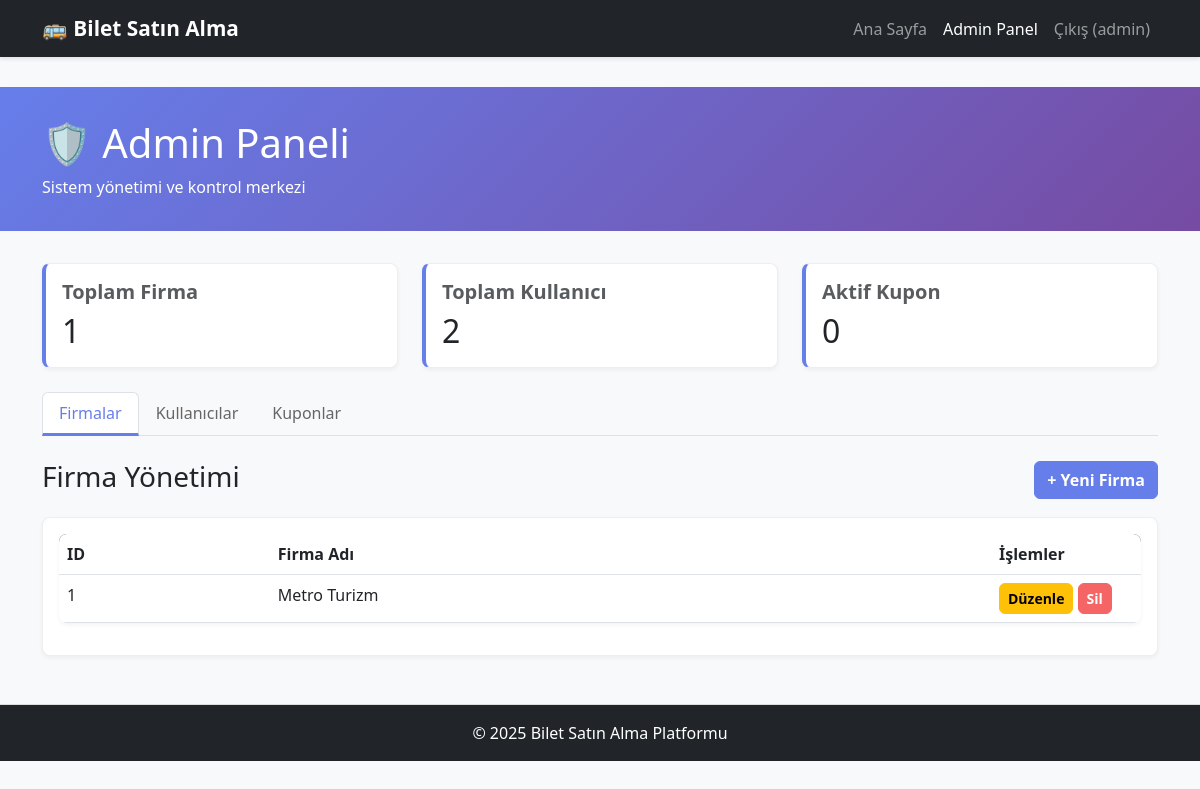
Page /admin_panel.php (signed in) on the earlier database version.
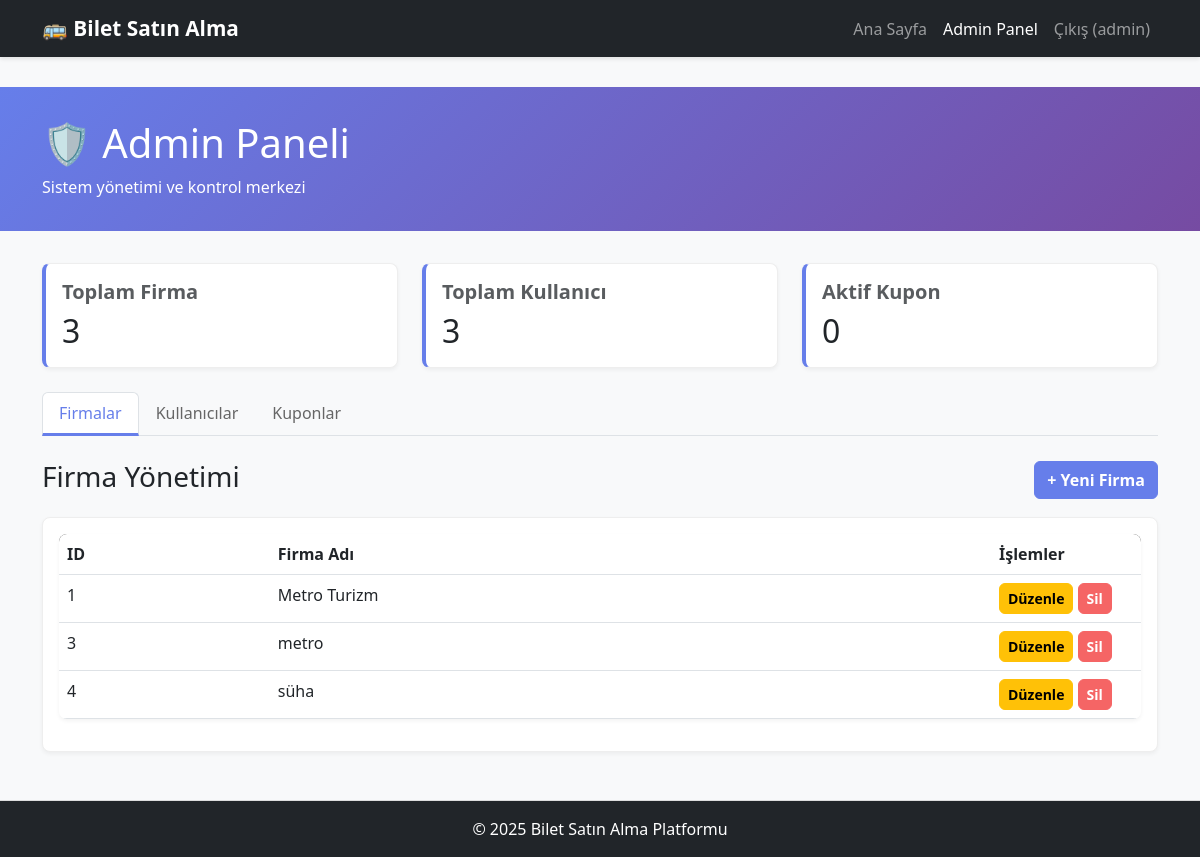
Same page on the later database version.
### tables this page shows
CREATE TABLE companies (
    id INTEGER PRIMARY KEY AUTOINCREMENT,
    name TEXT UNIQUE NOT NULL,
    contact_info TEXT,
    created_at DATETIME DEFAULT CURRENT_TIMESTAMP
);

### public/admin_panel.php (the view, shortened to what this page needs)
<?php
require_once __DIR__ . '/../src/database.php';
$view = $_GET['view'] ?? 'companies';
$action = $_GET['action'] ?? 'list';
$companies = $pdo->query("SELECT * FROM companies ORDER BY name ASC")->fetchAll(PDO::FETCH_ASSOC);
$users = $pdo->query("SELECT * FROM users ORDER BY username ASC")->fetchAll(PDO::FETCH_ASSOC);
$coupons = $pdo->query("SELECT * FROM coupons WHERE is_global = 1 ORDER BY expiry_date DESC")->fetchAll(PDO::FETCH_ASSOC);
?>
<!DOCTYPE html>
<html lang="tr">
<head>
    <link href="https://cdn.jsdelivr.net/npm/bootstrap@5.3.0/dist/css/bootstrap.min.css" rel="stylesheet">
    <link rel="stylesheet" href="css/style.css">
</head>
<body>
    <nav class="navbar navbar-expand-lg navbar-dark bg-dark">
        <div class="container">
            <a class="navbar-brand" href="index.php">🚌 Bilet Satın Alma</a>
            <div class="collapse navbar-collapse" id="navbarNav">
                <ul class="navbar-nav ms-auto">
                    <li class="nav-item">
                        <a class="nav-link" href="index.php">Ana Sayfa</a>
                    </li>
                    <li class="nav-item">
                        <a class="nav-link active" href="admin_panel.php">Admin Panel</a>
                    </li>
                    <li class="nav-item">
                        <a class="nav-link" href="logout.php">Çıkış (<?php echo htmlspecialchars($_SESSION['username']); ?>)</a>
                    </li>
                </ul>
            </div>
        </div>
    </nav>
    <div class="admin-header">
        <div class="container">
            <h1 class="mb-2">🛡️ Admin Paneli</h1>
            <p class="mb-0">Sistem yönetimi ve kontrol merkezi</p>
        </div>
    </div>
    <main class="container mb-5">
        <div class="row mb-4">
            <div class="col-md-4">
                <div class="card stats-card">
                    <div class="card-body">
                        <h5 class="card-title text-muted">Toplam Firma</h5>
                        <h2 class="mb-0"><?php echo count($companies); ?></h2>
                    </div>
                </div>
            </div>
            <div class="col-md-4">
                <div class="card stats-card">
                    <div class="card-body">
                        <h5 class="card-title text-muted">Toplam Kullanıcı</h5>
                        <h2 class="mb-0"><?php echo count($users); ?></h2>
                    </div>
                </div>
            </div>
            <div class="col-md-4">
                <div class="card stats-card">
                    <div class="card-body">
                        <h5 class="card-title text-muted">Aktif Kupon</h5>
                        <h2 class="mb-0"><?php echo count($coupons); ?></h2>
                    </div>
                </div>
            </div>
        </div>
        <ul class="nav nav-tabs mb-4">
            <li class="nav-item">
                <a class="nav-link <?php if ($view === 'companies') echo 'active'; ?>" href="?view=companies">Firmalar</a>
            </li>
            <li class="nav-item">
                <a class="nav-link <?php if ($view === 'users') echo 'active'; ?>" href="?view=users">Kullanıcılar</a>
            </li>
            <li class="nav-item">
                <a class="nav-link <?php if ($view === 'coupons') echo 'active'; ?>" href="?view=coupons">Kuponlar</a>
            </li>
        </ul>
        <div class="tab-content">
            <?php if ($view === 'companies'): ?>
                <?php if ($action === 'list'): ?>
                    <div class="d-flex justify-content-between align-items-center mb-3">
                        <h3>Firma Yönetimi</h3>
                        <a href="?view=companies&action=new" class="btn btn-primary">+ Yeni Firma</a>
                    </div>
                    <div class="card">
                        <div class="card-body">
                            <table class="table table-hover">
                                <thead>
                                    <tr>
                                        <th>ID</th>
                                        <th>Firma Adı</th>
                                        <th style="width: 150px;">İşlemler</th>
                                    </tr>
                                </thead>
                                <tbody>
                                    <?php foreach ($companies as $company): ?>
                                    <tr>
                                        <td><?php echo $company['id']; ?></td>
                                        <td><?php echo htmlspecialchars($company['name']); ?></td>
                                        <td>
                                            <a href="?view=companies&action=edit&id=<?php echo $company['id']; ?>" class="btn btn-sm btn-warning">Düzenle</a>
                                            <a href="?view=companies&action=delete&id=<?php echo $company['id']; ?>" class="btn btn-sm btn-danger" onclick="return confirm('Silmek istediğinizden emin misiniz?');">Sil</a>
                                        </td>
                                    </tr>
                                    <?php endforeach; ?>
                                </tbody>
                            </table>
                        </div>
                    </div>
                <?php endif; ?>
            <?php endif; ?>
        </div>
    </main>
    <footer class="bg-dark text-white text-center py-3 mt-5">
        <p class="mb-0">&copy; 2025 Bilet Satın Alma Platformu</p>
    </footer>
</body>
</html>

### public/css/style.css (style rules this page uses)
* { margin: 0; padding: 0; box-sizing: border-box; }
body { background-color: #f8f9fa; font-family: 'Segoe UI', Tahoma, Geneva, Verdana, sans-serif; }
.navbar { box-shadow: 0 2px 4px rgba(0, 0, 0, 0.1); margin-bottom: 30px; }
.navbar-brand { font-weight: bold; font-size: 1.3rem; }
.btn { border-radius: 6px; font-weight: 600; transition: all 0.3s; }
.btn-primary { background-color: #667eea; border-color: #667eea; }
.btn-danger { background-color: #f56565; border-color: #f56565; }
.card { border: 1px solid #eee; box-shadow: 0 2px 4px rgba(0, 0, 0, 0.05); border-radius: 8px; transition: all 0.3s; }
.card-title { color: #333; font-weight: 700; }
footer { border-top: 1px solid #ddd; margin-top: auto; }
.table { background-color: white; border-radius: 8px; overflow: hidden; box-shadow: 0 2px 4px rgba(0, 0, 0, 0.05); }
.table thead { background-color: #333; }
.card { transition: all 0.3s ease; }

### public/admin_panel.php (style rules this page uses)
.admin-header { background: linear-gradient(135deg, #667eea 0%, #764ba2 100%); color: white; padding: 2rem 0; margin-bottom: 2rem; }
.stats-card { border-left: 4px solid #667eea; transition: transform 0.2s; }
.nav-tabs .nav-link { color: #666; font-weight: 500; }
.nav-tabs .nav-link.active { color: #667eea; border-bottom: 3px solid #667eea; }

Differences in the rows shown:
added companies: id "3", name "metro"
added companies: id "4", name "süha"
Other differences:
count($companies): "1" → "3"
count($users): "2" → "3"
